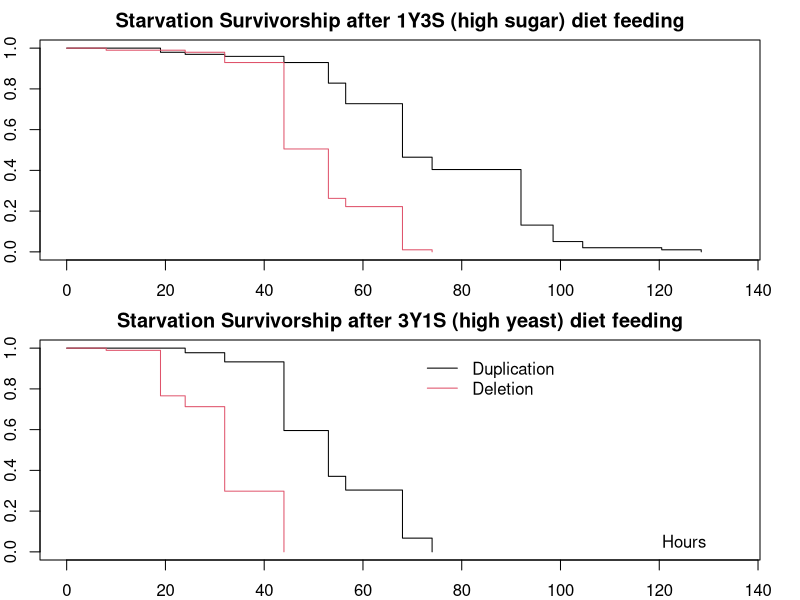
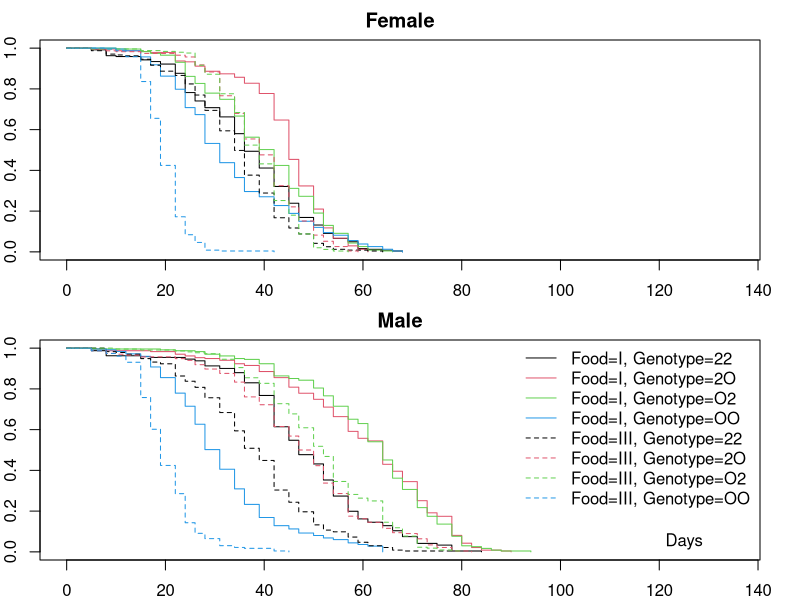
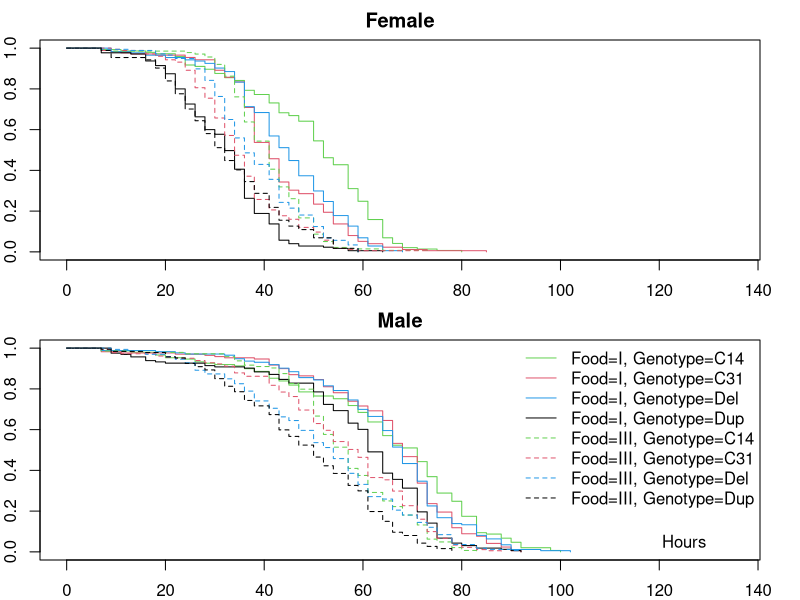
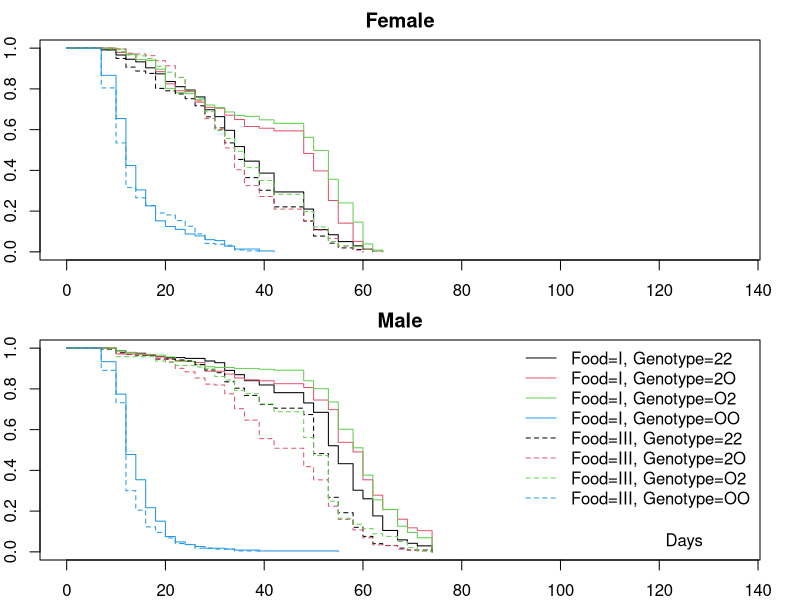
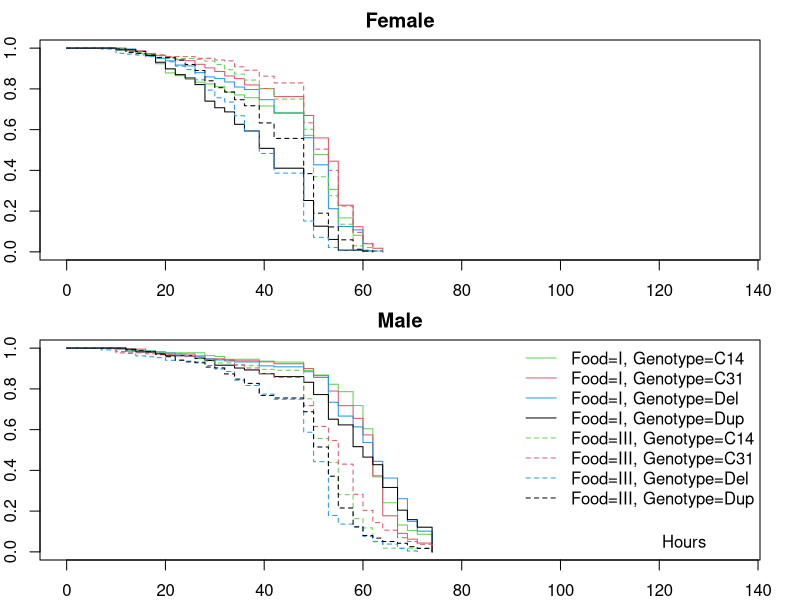
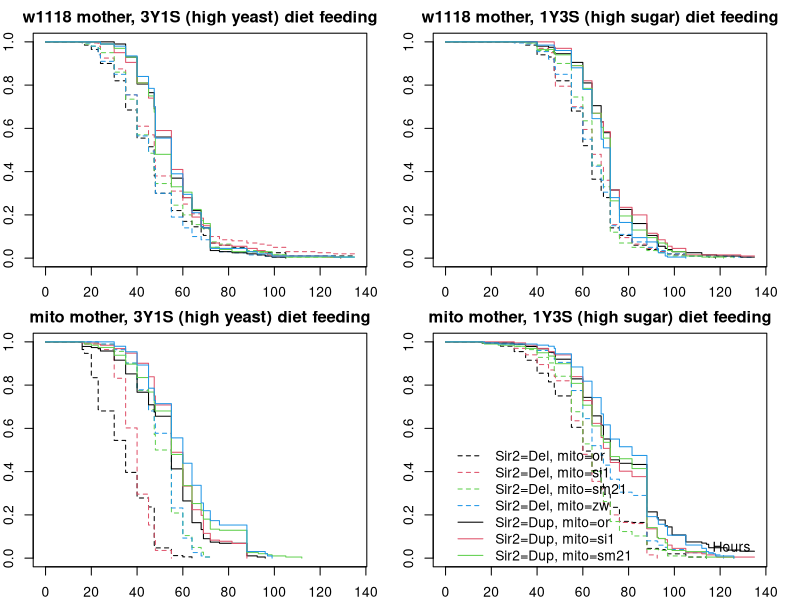
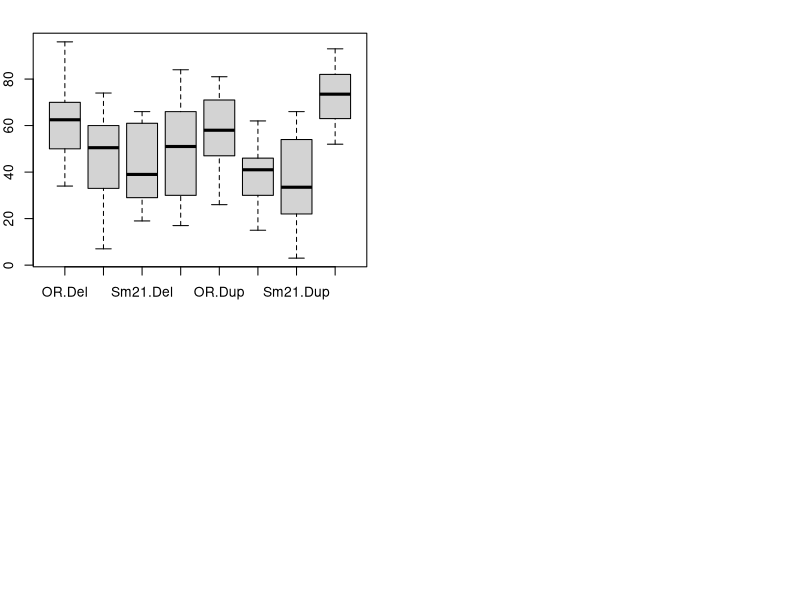
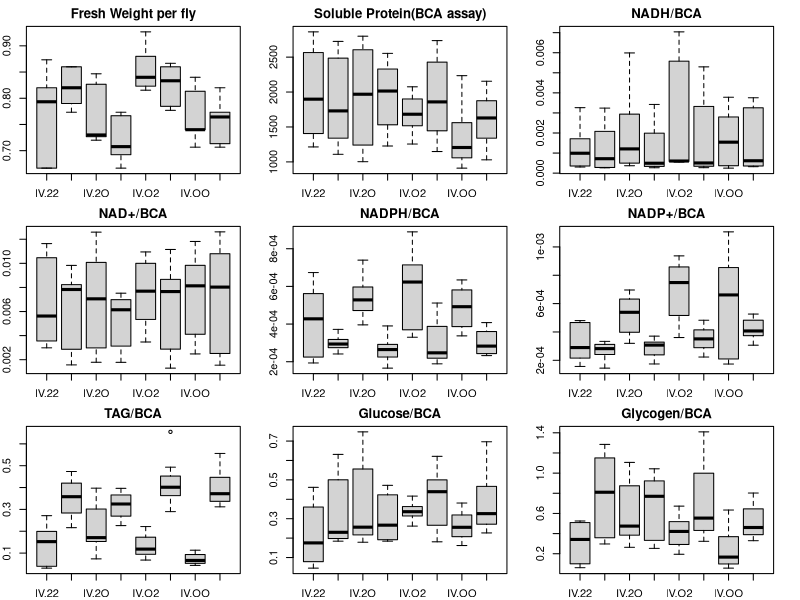

The R source for these figures, in order:

library(survival)
setwd('/Users/user/Work/Sir2_figs')

pdf("All_figures.pdf", width=10,height=7.5)

df <- read.csv('Sir2_dup_del_stv.csv')
S1 <- survfit(Surv(time)~Food+Geno, conf.type="none", 
              data=df[(df$Food=='V')&((df$Geno=='22')|(df$Geno=='OO')),])
S2 <- survfit(Surv(time)~Food+Geno, conf.type="none",
              data=df[(df$Food=='IV')&((df$Geno=='22')|(df$Geno=='OO')),])
par(mfrow=c(2,1))
par(mar=c(2,2,2,2))
CLS <- c(1,2,3,4)
plot(S1, main="Starvation Survivorship after 1Y3S (high sugar) diet feeding", lty=1, lwd=1, col=CLS, xlim=c(0,135))
plot(S2, main="Starvation Survivorship after 3Y1S (high yeast) diet feeding", lty=1, lwd=1, col=CLS, xlim=c(0,135))
text(125, 0.05, 'Hours')
legend(70, 1., c('Duplication', 'Deletion'), 
       bty='n', lty=1, lwd=1, col=CLS)
mdl <- coxph(Surv(time)~Food*Geno, data=droplevels(df[((df$Geno=='22')|(df$Geno=='OO')),]))
S <- summary(mdl)
C <- printCoefmat(S$coefficient, digits=3)


library(survival)
setwd('/Users/user/Work/Sir2_figs')
df <- read.csv('Sir2_LS_Rep1.csv')
S1 <- survfit(Surv(time)~Food+Genotype, conf.type="none", data=df[df$Sex=='F',])
S2 <- survfit(Surv(time)~Food+Genotype, conf.type="none", data=df[df$Sex=='M',])
par(mfrow=c(2,1))
par(mar=c(2,2,2,2))
CLS <- c(1,2,3,4)
LTY <- rep(c(1,2), each=4)
plot(S1, main="Female", lty=LTY, lwd=1, col=CLS, xlim=c(0,135))
plot(S2, main="Male", lty=LTY, lwd=1, col=CLS, xlim=c(0,135))
text(125, 0.05, 'Days')
legend(90, 1.05, names(S1$strata), 
       bty='n', 
       lty=LTY, lwd=1, col=CLS)
mdl <- coxph(Surv(time)~Food*Genotype*Sex, data=df)
S <- summary(mdl)
C <- printCoefmat(S$coefficient, digits=3)

library(survival)
setwd('/Users/user/Work/Sir2_figs')
df <- read.csv('Sir2_LS_Rep2.csv')
S1 <- survfit(Surv(time)~Food+Genotype, conf.type="none", data=df[df$Sex=='F',])
S2 <- survfit(Surv(time)~Food+Genotype, conf.type="none", data=df[df$Sex=='M',])
par(mfrow=c(2,1))
par(mar=c(2,2,2,2))
CLS <- c(3,2,4,1)
LTY <- rep(c(1,2), each=4)
plot(S1, main="Female", lty=LTY, lwd=1, col=CLS, xlim=c(0,135))
plot(S2, main="Male", lty=LTY, lwd=1, col=CLS, xlim=c(0,135))
text(125, 0.05, 'Hours')
legend(90, 1.05, names(S1$strata), 
       bty='n', lty=LTY, lwd=1, col=CLS)
mdl <- coxph(Surv(time)~Food*Genotype*Sex, data=df)
S <- summary(mdl)
C <- printCoefmat(S$coefficient, digits=3)

library(survival)
setwd('/Users/user/Work/Sir2_figs')
df <- read.csv('Sir2_LS_Rep3_deldup.csv')
S1 <- survfit(Surv(time)~Food+Genotype, conf.type="none", data=df[df$Sex=='F',])
S2 <- survfit(Surv(time)~Food+Genotype, conf.type="none", data=df[df$Sex=='M',])
par(mfrow=c(2,1))
par(mar=c(2,2,2,2))
CLS <- c(1,2,3,4)
LTY <- rep(c(1,2), each=4)
plot(S1, main="Female", lty=LTY, lwd=1, col=CLS, xlim=c(0,135))
plot(S2, main="Male", lty=LTY, lwd=1, col=CLS, xlim=c(0,135))
text(125, 0.05, 'Days')
legend(90, 1.05, names(S1$strata), 
       bty='n', 
       lty=LTY, lwd=1, col=CLS)
mdl <- coxph(Surv(time)~Food*Genotype*Sex, data=df)
S <- summary(mdl)
C <- printCoefmat(S$coefficient, digits=3)

library(survival)
setwd('/Users/user/Work/Sir2_figs')
df <- read.csv('Sir2_LS_Rep3_overw1118.csv')
S1 <- survfit(Surv(time)~Food+Genotype, conf.type="none", data=df[df$Sex=='F',])
S2 <- survfit(Surv(time)~Food+Genotype, conf.type="none", data=df[df$Sex=='M',])
par(mfrow=c(2,1))
par(mar=c(2,2,2,2))
CLS <- c(3,2,4,1)
LTY <- rep(c(1,2), each=4)
plot(S1, main="Female", lty=LTY, lwd=1, col=CLS, xlim=c(0,135))
plot(S2, main="Male", lty=LTY, lwd=1, col=CLS, xlim=c(0,135))
text(125, 0.05, 'Hours')
legend(90, 1.05, names(S1$strata), 
       bty='n', lty=LTY, lwd=1, col=CLS)
mdl <- coxph(Surv(time)~Food*Genotype*Sex, data=df)
S <- summary(mdl)
C <- printCoefmat(S$coefficient, digits=3)

library(survival)
setwd('/Users/user/Work/Sir2_figs')
df <- read.csv('Sir2_dup_del_stv_mito.csv')
S1 <- survfit(Surv(Time1)~Sir2+mito, conf.type="none", data=df[(df$Food=='Y')&(df$Mother=='w1118'),])
S2 <- survfit(Surv(Time1)~Sir2+mito, conf.type="none", data=df[(df$Food=='S')&(df$Mother=='w1118'),])
S3 <- survfit(Surv(Time1)~Sir2+mito, conf.type="none", data=df[(df$Food=='Y')&(df$Mother=='mito'),])
S4 <- survfit(Surv(Time1)~Sir2+mito, conf.type="none", data=df[(df$Food=='S')&(df$Mother=='mito'),])
par(mfrow=c(2,2))
par(mar=c(2,2,2,2))
CLS <- c(1,2,3,4)
LTY <- rep(c(2,1), each=4)
plot(S1, main="w1118 mother, 3Y1S (high yeast) diet feeding", 
     lty=LTY, lwd=1, col=CLS, xlim=c(0,135))
plot(S2, main="w1118 mother, 1Y3S (high sugar) diet feeding",
     lty=LTY, lwd=1, col=CLS, xlim=c(0,135))
plot(S3, main="mito mother, 3Y1S (high yeast) diet feeding", 
     lty=LTY, lwd=1, col=CLS, xlim=c(0,135))
plot(S4, main="mito mother, 1Y3S (high sugar) diet feeding",
     lty=LTY, lwd=1, col=CLS, xlim=c(0,135))
text(125, 0.05, 'Hours')
legend(0, 0.55, names(S1$strata), 
       bty='n', 
       lty=LTY, lwd=1, col=CLS)


setwd('/Users/user/Work/Sir2_figs')
df   <- read.csv('Sir2_dup_del_eclosion_mito.csv')
lm1  <- lm(Counts~(Mito*Geno*Sex) %in% Block + Block, data=df)
aov1 <- summary(aov(lm1))
boxplot(Counts~Mito*Geno, data=df, ylab='No.offspring (5 mating pairs)', xlab='Mitotype-Genotype', 
        cex.lab=1.5, cex.axis=1)

setwd('/Users/user/Work/Sir2_figs')
df   <- read.csv('Sir2_dup_del_Biochem_VIV.CSV')
par(mfrow=c(3,3))
umug=expression(paste(mu, 'M/', mu, 'g'))
boxplot(fly_per~food*genotype, data=df, main='Fresh Weight per fly', ylab='mg/fly', cex.lab=1.5)
boxplot(BCA~food*genotype, data=df, main='Soluble Protein(BCA assay)', ylab=expression(paste(mu, 'g/L')), cex.lab=1.5)
boxplot(NADH_BCA~food*genotype, data=df, main='NADH/BCA', ylab=umug, cex.lab=1.5)
boxplot(NAD_BCA~food*genotype, data=df, main='NAD+/BCA', ylab=umug, cex.lab=1.5)
boxplot(NADPH_BCA~food*genotype, data=df, main='NADPH/BCA', ylab=umug, cex.lab=1.5)
boxplot(NADP_BCA~food*genotype, data=df, main='NADP+/BCA', ylab=umug, cex.lab=1.5)
boxplot(TAG_BCA~food*genotype, data=df, main='TAG/BCA', ylab=umug, cex.lab=1.5)
boxplot(Glc_BCA~food*genotype, data=df, main='Glucose/BCA', ylab=umug, cex.lab=1.5)
boxplot(Gly_BCA~food*genotype, data=df, main='Glycogen/BCA', ylab=umug, cex.lab=1.5)


dev.off()
